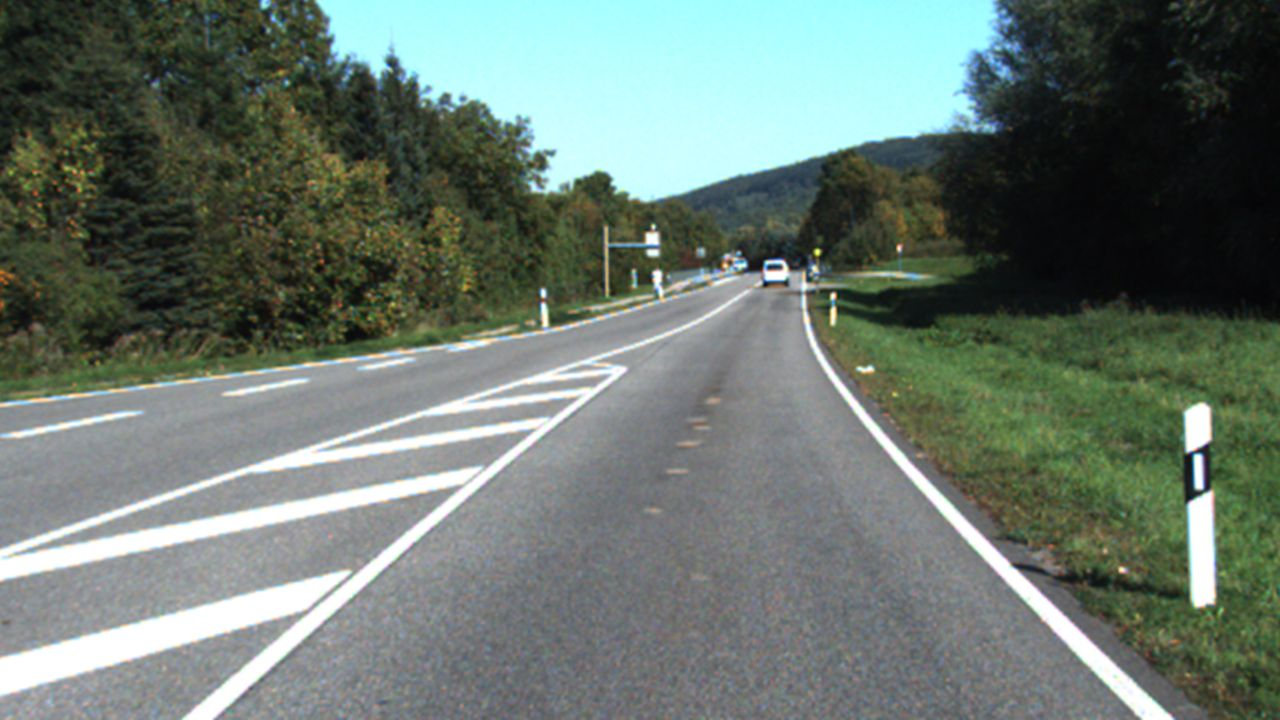
#> input picture data/img/KITTI/image013.jpg, 1280 x 720 px
$ python -i lane.py   (imports and definitions only)   (older library calls are emulated)
#> lines starting #> are read from the running program, lines starting #| are printed output that depends on the picture
import cv2  # Import the OpenCV library to enable computer vision
import matplotlib.pyplot as plt  # Used for plotting and error checking
import numpy as np  # Import the NumPy scientific computing library

# import edge_detection as edges  # Handles the detection of lane lines
from src.detection import edges

# filename = "original_lane_detection_5.jpg"
filename = "data/img/KITTI/image013.jpg"


class Lane:
    """
    Represents a lane on a road.
    """

    def __init__(self, orig_frame):
        """
          Default constructor

        :param orig_frame: Original camera image (i.e. frame)
        """
        self.orig_frame = orig_frame

        # This will hold an image with the lane lines
        self.lane_line_markings = None

        # This will hold the image after perspective transformation
        self.warped_frame = None
        self.transformation_matrix = None
        self.inv_transformation_matrix = None

        # (Width, Height) of the original video frame (or image)
        self.orig_image_size = self.orig_frame.shape[::-1][1:]

        width = self.orig_image_size[0]
        height = self.orig_image_size[1]
        self.width = width
        self.height = height

        # Four corners of the trapezoid-shaped region of interest
        # You need to find these corners manually.

        # ? Udacity Images
        # self.roi_points = np.float32(
        #     [
        #         (self.width * (2 / 5), self.height * (3 / 5)),  # Top-left corner
        #         (0, (self.height - 1) * (9 / 10)),  # Bottom-left corner
        #         (self.width - 1, (self.height - 1) * (9 / 10)),  # Bottom-right corner
        #         (self.width * (3 / 5), self.height * (3 / 5)),  # Top-right corner
        #     ]
        # )

        # ? KITTI Images
        self.roi_points = np.float32(
            [
                (self.width * (1 / 4), self.height * (1 / 2)),  # Top-left corner
                (0, self.height - 1),  # Bottom-left corner
                ((self.width - 1), self.height - 1),  # Bottom-right corner
                (self.width * (3 / 4), self.height * (1 / 2)),  # Top-right corner
            ]
        )

        # The desired corner locations  of the region of interest
        # after we perform perspective transformation.
        # Assume image width of 600, padding == 150.
        # self.padding = int(0.25 * width)  # padding from side of the image in pixels
        self.padding = int(0.0 * width)  # padding from side of the image in pixels
        self.desired_roi_points = np.float32(
            [
                [self.padding, 0],  # Top-left corner
                [self.padding, self.orig_image_size[1]],  # Bottom-left corner
                [self.orig_image_size[0] - self.padding, self.orig_image_size[1]],  # Bottom-right corner
                [self.orig_image_size[0] - self.padding, 0],  # Top-right corner
            ]
        )

        # Histogram that shows the white pixel peaks for lane line detection
        self.histogram = None

        # Sliding window parameters
        self.no_of_windows = 10
        self.margin = int((1 / 12) * width)  # Window width is +/- margin
        self.minpix = int((1 / 24) * width)  # Min no. of pixels to recenter window

        # Best fit polynomial lines for left line and right line of the lane
        self.left_fit = None
        self.right_fit = None
        self.left_lane_inds = None
        self.right_lane_inds = None
        self.ploty = None
        self.left_fitx = None
        self.right_fitx = None
        self.leftx = None
        self.rightx = None
        self.lefty = None
        self.righty = None

        # Pixel parameters for x and y dimensions
        self.YM_PER_PIX = 10.0 / 1000  # meters per pixel in y dimension
        self.XM_PER_PIX = 3.7 / 781  # meters per pixel in x dimension

        # Radii of curvature and offset
        self.left_curvem = None
        self.right_curvem = None
        self.center_offset = None

    # [576 lines left out: functions calculate_car_position, calculate_curvature, calculate_histogram, display_curvature_offset, get_lane_line_previous_window, get_lane_line_indices_sliding_windows and 6 more, not called in this run]


# [1 line not run here, left out]

>>> import cv2
>>> picture = cv2.imread('../../data/img/KITTI/image013.jpg', cv2.IMREAD_GRAYSCALE)
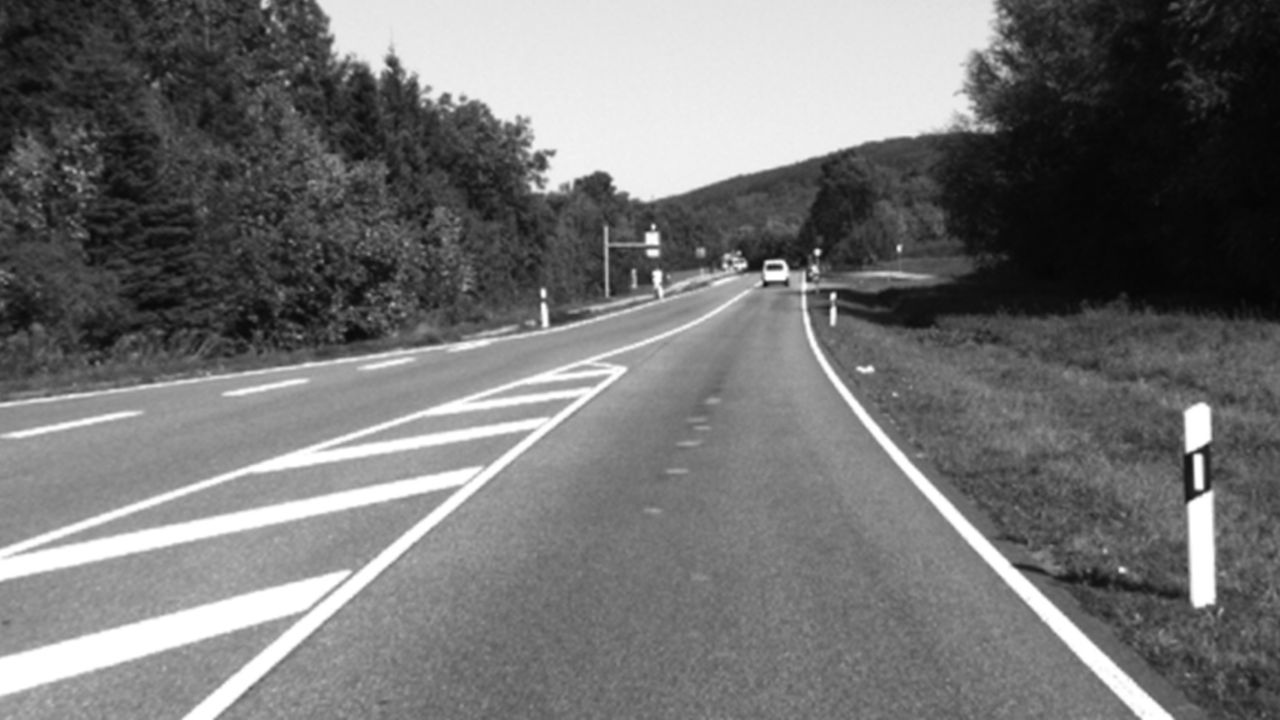
#> picture: shape (720, 1280); min 4, max 255, mean 114.4
>>> result = Lane(picture).get_line_markings()
#> (the run stopped early here; a loop or call above may not have finished)

$ run again, on data/img/KITTI/image009.jpg
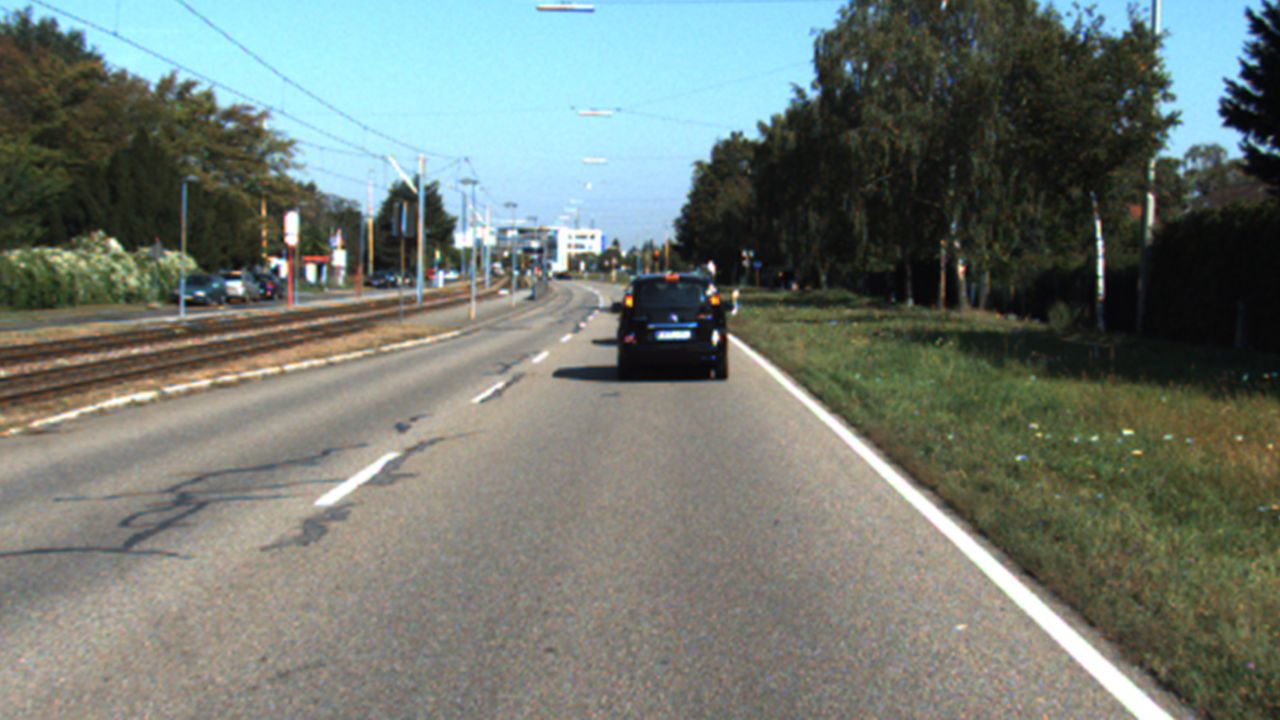
#> input picture data/img/KITTI/image009.jpg, 1280 x 720 px
#> `picture = cv2.imread('../../data/img/KITTI/image013.jpg', cv2.IMREAD_G..`:
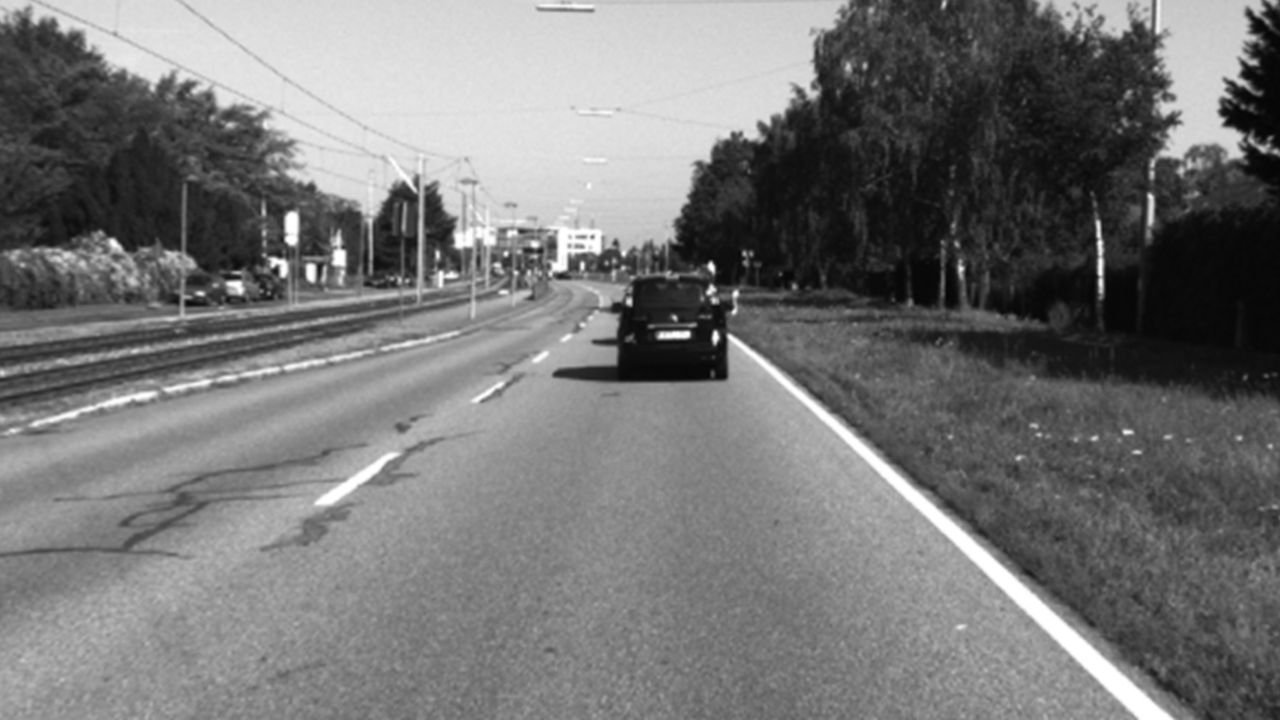
#> picture: shape (720, 1280); min 1, max 255, mean 117.5

$ run again, on data/img/KITTI/image010.jpg
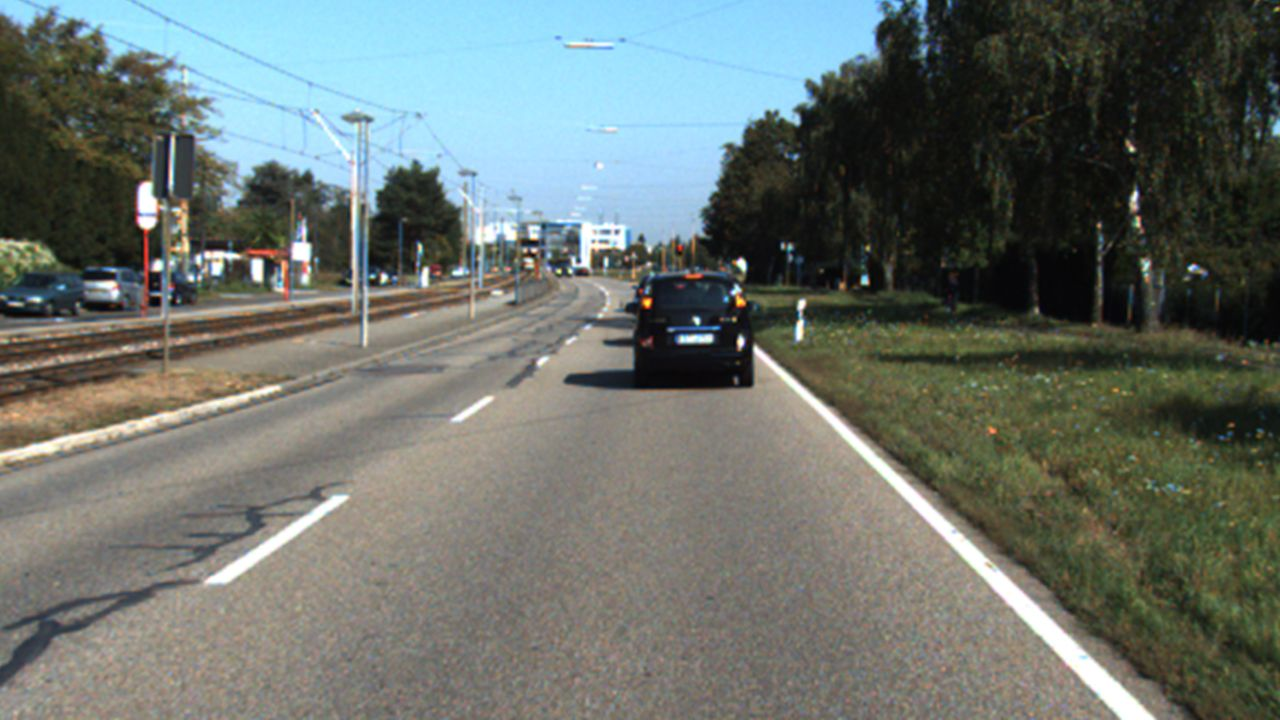
#> input picture data/img/KITTI/image010.jpg, 1280 x 720 px
#> `picture = cv2.imread('../../data/img/KITTI/image013.jpg', cv2.IMREAD_G..`:
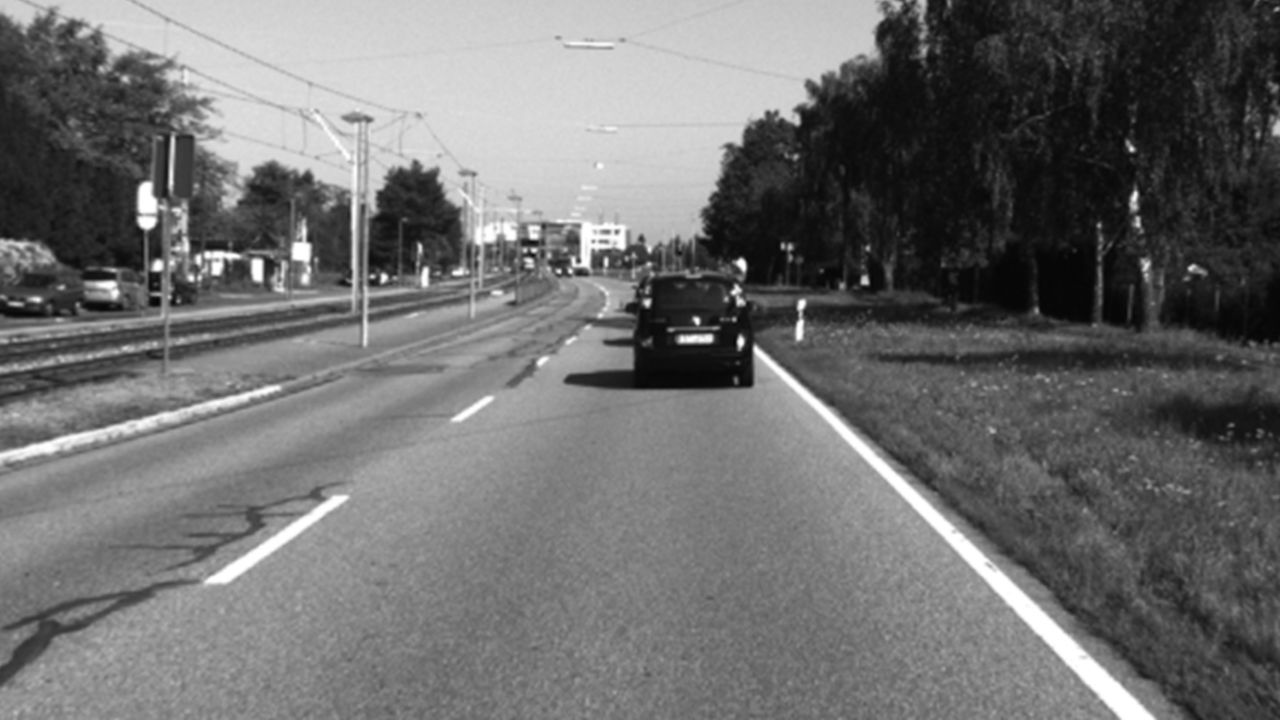
#> picture: shape (720, 1280); min 2, max 255, mean 110.5

$ run again, on data/img/KITTI/image011.jpg
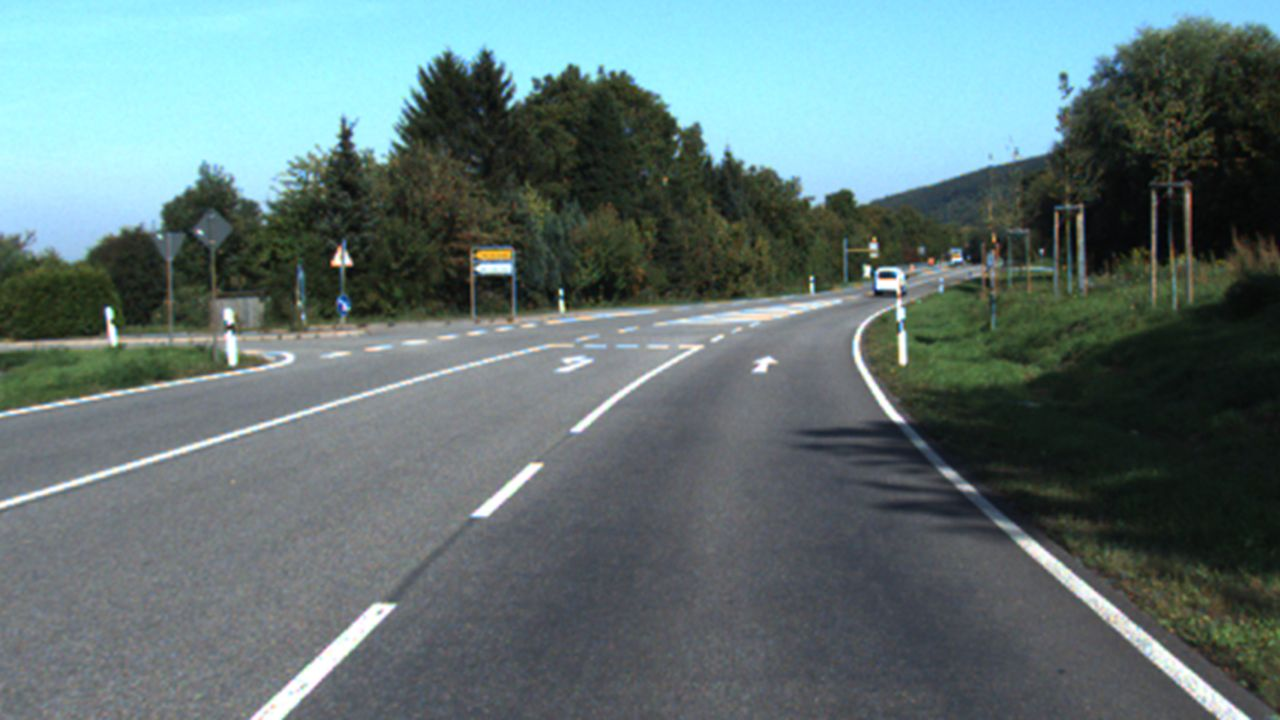
#> input picture data/img/KITTI/image011.jpg, 1280 x 720 px
#> `picture = cv2.imread('../../data/img/KITTI/image013.jpg', cv2.IMREAD_G..`:
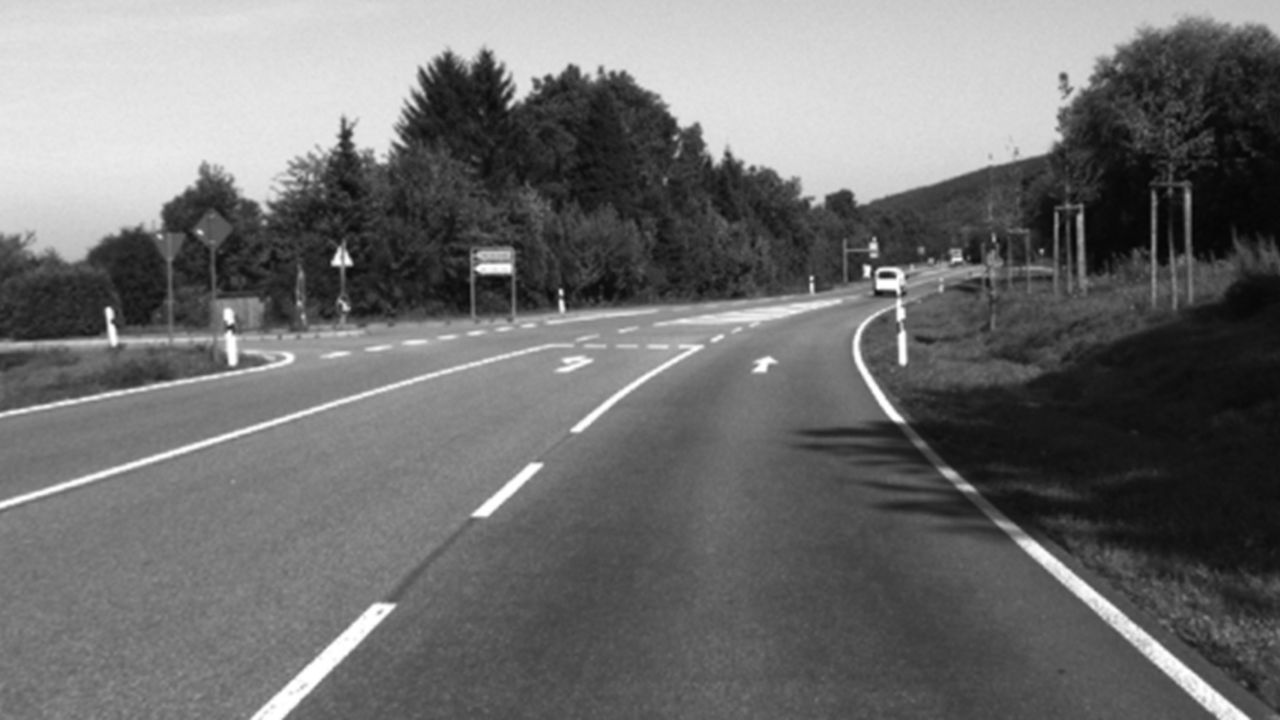
#> picture: shape (720, 1280); min 3, max 255, mean 110.4
